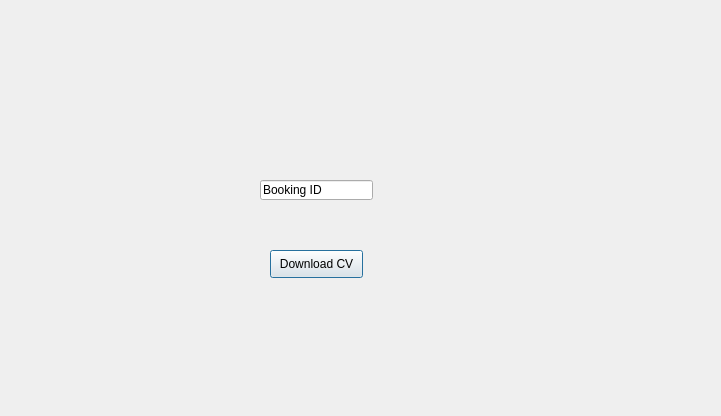
<?xml version="1.0" encoding="UTF-8"?>
<ui version="4.0">
 <class>Dialog</class>
 <widget class="QDialog" name="Dialog">
  <property name="geometry">
   <rect>
    <x>0</x>
    <y>0</y>
    <width>721</width>
    <height>416</height>
   </rect>
  </property>
  <property name="windowTitle">
   <string>Dialog</string>
  </property>
  <widget class="QPushButton" name="downloadButton">
   <property name="geometry">
    <rect>
     <x>270</x>
     <y>250</y>
     <width>93</width>
     <height>28</height>
    </rect>
   </property>
   <property name="text">
    <string>Download CV</string>
   </property>
  </widget>
  <widget class="QLineEdit" name="booking_id">
   <property name="geometry">
    <rect>
     <x>260</x>
     <y>180</y>
     <width>113</width>
     <height>20</height>
    </rect>
   </property>
   <property name="text">
    <string>Booking ID</string>
   </property>
  </widget>
 </widget>
 <resources/>
 <connections/>
</ui>
